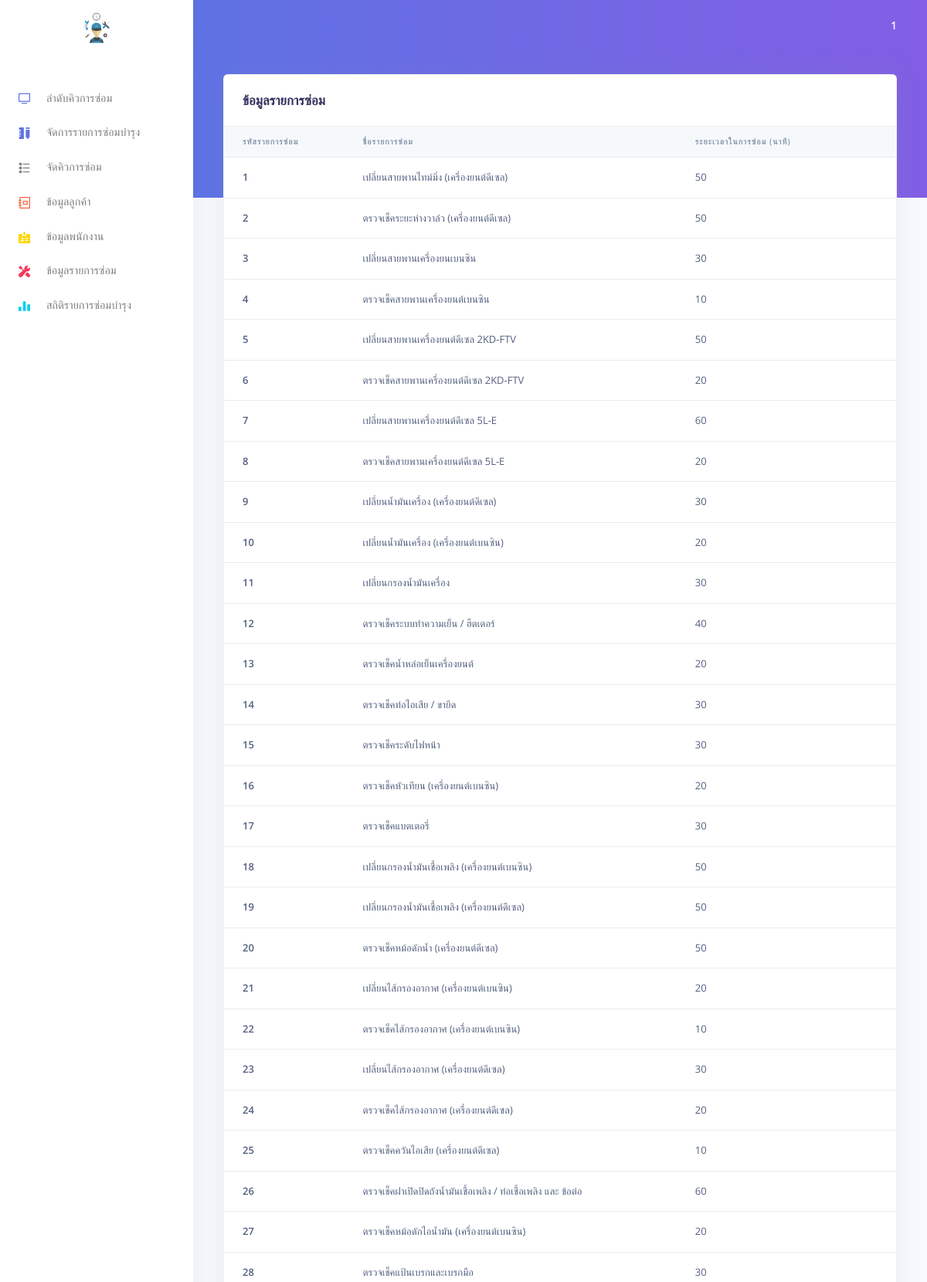
The app's page /views/admin/maintenance.php (signed in, upper part) with its own data.
### tables this page shows
CREATE TABLE `maintenance` (
  `M_ID` tinyint(3) UNSIGNED NOT NULL,
  `M_name` varchar(100) NOT NULL,
  `M_time` tinyint(4) UNSIGNED NOT NULL
);

### controllers/includes/connectDB.php (called while the page is built, shortened)
<?php
    class connectDB{
        public function connect(){
            $this->servername = "localhost";
            $this->username = "root";
            $this->password = "";
            $this->database = "webpj";
            try {
                $conn = new PDO("mysql:host=".$this->servername.";dbname=".$this->database."", $this->username, $this->password);
                $conn->setAttribute(PDO::ATTR_ERRMODE, PDO::ERRMODE_EXCEPTION);
                $conn->exec("set names utf8");
                return $conn;
            }catch(PDOException $e){
                echo "Connection failed: " . $e->getMessage();
            }
        }
    }

### views/admin/maintenance.php (the view, shortened to what this page needs)
<?php
if(!isset($_SESSION['logged'])){
echo "<script>alert('ไม่สามารถเข้าสู่ระบบได้');</script>";
                echo "<script>window.location.href = 'index.php' ;</script>";
}else{
include("templates/header.php");
$sql = "SELECT * FROM maintenance";
$stmt = $conn->connect()->prepare($sql);
$stmt->execute();
?>
<div class="container-fluid mt--9">
    <div class="row">
        <div class="col-xl-12 mb-5 mb-xl-0">
            <div class="card shadow">
                <div class="card-header border-0">
                    <div class="row align-items-center">
                        <div class="col">
                            <h3 class="mb-0">ข้อมูลรายการซ่อม</h3>
                        </div>
                        <div class="col text-right">
                        </div>
                    </div>
                </div>
                <div class="table-responsive">
                    <table class="table align-items-center table-flush">
                        <thead class="thead-light">
                            <tr>
                                <th scope="col">รหัสรายการซ่อม</th>
                                <th scope="col">ชื่อรายการซ่อม</th>
                                <th scope="col">ระยะเวลาในการซ่อม (นาที)</th>
                                <th scope="col"></th>
                            </tr>
                        </thead>
                        <tbody>
                            <?php foreach($stmt as $row){ ?>
                            <tr>
                                <th scope="row">
                                    <?php echo $row['M_ID']; ?>
                                </th>
                                <td>
                                    <?php echo $row['M_name']; ?>
                                </td>
                                <td>
                                    <?php echo $row['M_time']; ?>
                                </td>
                                <td>
                                </td>
                            </tr>
                            <?php } ?>
                        </tbody>
                    </table>
                </div>
            </div>
        </div>
    </div>
    <?php include("templates/footer.php");
    }?>

### records on screen
maintenance: M_ID "1", M_name "เปลี่ยนสายพานไทม์มิ่ง (เครื่องยนต์ดีเซล)", M_time "50"
maintenance: M_ID "2", M_name "ตรวจเช็คระยะห่างวาล์ว (เครื่องยนต์ดีเซล)", M_time "50"
maintenance: M_ID "3", M_name "เปลี่ยนสายพานเครื่องยนเบนซิน", M_time "30"
maintenance: M_ID "4", M_name "ตรวจเช็คสายพานเครื่องยนต์เบนซิน", M_time "10"
maintenance: M_ID "5", M_name "เปลี่ยนสายพานเครื่องยนต์ดีเซล 2KD-FTV", M_time "50"
maintenance: M_ID "6", M_name "ตรวจเช็คสายพานเครื่องยนต์ดีเซล 2KD-FTV", M_time "20"
maintenance: M_ID "7", M_name "เปลี่ยนสายพานเครื่องยนต์ดีเซล 5L-E", M_time "60"
maintenance: M_ID "8", M_name "ตรวจเช็คสายพานเครื่องยนต์ดีเซล 5L-E", M_time "20"
maintenance: M_ID "9", M_name "เปลี่ยนน้ำมันเครื่อง (เครื่องยนต์ดีเซล)", M_time "30"
maintenance: M_ID "10", M_name "เปลี่ยนน้ำมันเครื่อง (เครื่องยนต์เบนซิน)", M_time "20"
maintenance: M_ID "11", M_name "เปลี่ยนกรองน้ำมันเครื่อง", M_time "30"
maintenance: M_ID "12", M_name "ตรวจเช็คระบบทำความเย็น / ฮีตเตอร์", M_time "40"
maintenance: M_ID "13", M_name "ตรวจเช็คน้ำหล่อเย็นเครื่องยนต์", M_time "20"
maintenance: M_ID "14", M_name "ตรวจเช็คท่อไอเสีย / ขายึด", M_time "30"
maintenance: M_ID "15", M_name "ตรวจเช็คระดับไฟหน้า", M_time "30"
maintenance: M_ID "16", M_name "ตรวจเช็คหัวเทียน (เครื่องยนต์เบนซิน)", M_time "20"
maintenance: M_ID "17", M_name "ตรวจเช็คแบตเตอรี่", M_time "30"
maintenance: M_ID "18", M_name "เปลี่ยนกรองน้ำมันเชื้อเพลิง (เครื่องยนต์เบนซิน)", M_time "50"
maintenance: M_ID "19", M_name "เปลี่ยนกรองน้ำมันเชื้อเพลิง (เครื่องยนต์ดีเซล)", M_time "50"
maintenance: M_ID "20", M_name "ตรวจเช็คหม้อดักน้ำ (เครื่องยนต์ดีเซล)", M_time "50"
maintenance: M_ID "21", M_name "เปลี่ยนไส้กรองอากาศ (เครื่องยนต์เบนซิน)", M_time "20"
maintenance: M_ID "22", M_name "ตรวจเช็คไส้กรองอากาศ (เครื่องยนต์เบนซิน)", M_time "10"
maintenance: M_ID "23", M_name "เปลี่ยนไส้กรองอากาศ (เครื่องยนต์ดีเซล)", M_time "30"
maintenance: M_ID "24", M_name "ตรวจเช็คไส้กรองอากาศ (เครื่องยนต์ดีเซล)", M_time "20"
maintenance: M_ID "25", M_name "ตรวจเช็คควันไอเสีย (เครื่องยนต์ดีเซล)", M_time "10"
maintenance: M_ID "26", M_name "ตรวจเช็คฝาเปิดปิดถังน้ำมันเชื้อเพลิง / ท่อเชื้อเพลิง และ ข้อต่อ", M_time "60"
maintenance: M_ID "27", M_name "ตรวจเช็คหม้อดักไอน้ำมัน (เครื่องยนต์เบนซิน)", M_time "20"
maintenance: M_ID "28", M_name "ตรวจเช็คแป้นเบรกและเบรกมือ", M_time "30"

### other values on screen
$_SESSION['logged'][0] "1"
